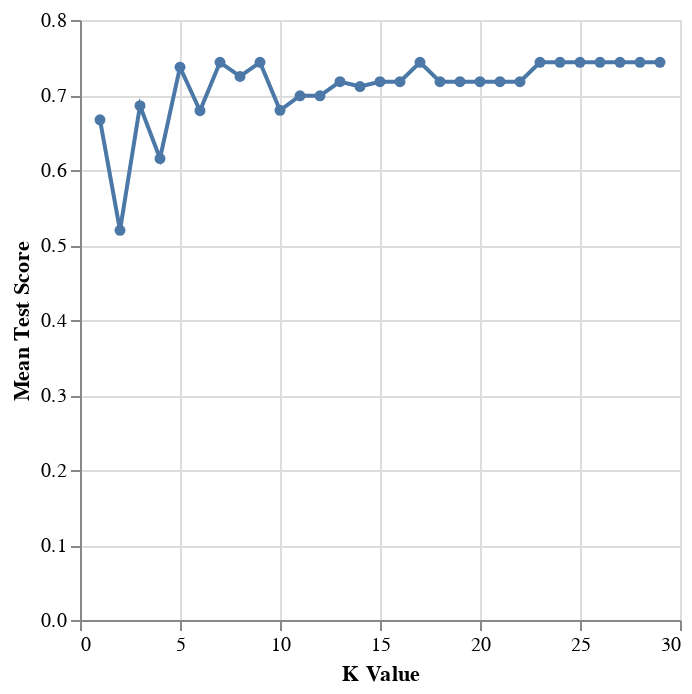

The code cell stored with this chart in its notebook:
### Markdown cell above
A plot of the accuracy scores against the corresponding k-values was used to better contextualize the model's performance.

### Code cell
# import package
import altair as alt

# visualize the accuracies grid
accuracies_grid_plot = alt.Chart(accuracies_grid).mark_line(point=True).encode(
    x=alt.X("param_kneighborsclassifier__n_neighbors")
        .title("K Value"),
    y=alt.Y("mean_test_score")
        .title("Mean Test Score")
)
accuracies_grid_plot

### Figure 1 — Vega-Lite specification as saved in the notebook (floating-point values rounded to 4 significant figures)
{"config": {"view": {"continuousWidth": 300, "continuousHeight": 300}}, "data": {"name": "data-1c2c1865f7fef96d38736179e63039c1"}, "mark": {"type": "line", "point": true}, "encoding": {"x": {"field": "param_kneighborsclassifier__n_neighbors", "title": "K Value", "type": "quantitative"}, "y": {"field": "mean_test_score", "title": "Mean Test Score", "type": "quantitative"}}, "$schema": "https://vega.github.io/schema/vega-lite/v5.20.1.json", "datasets": {"data-1c2c1865f7fef96d38736179e63039c1": [{"mean_fit_time": 0.005528, "std_fit_time": 0.001284, "mean_score_time": 0.004761, "std_score_time": 0.0004675, "param_kneighborsclassifier__n_neighbors": 1, "params": {"kneighborsclassifier__n_neighbors": 1}, "split0_test_score": 0.625, "split1_test_score": 0.6452, "split2_test_score": 0.6452, "split3_test_score": 0.7097, "split4_test_score": 0.7097, "mean_test_score": 0.6669, "std_test_score": 0.03567, "rank_test_score": 27}, {"mean_fit_time": 0.004333, "std_fit_time": 9.549e-05, "mean_score_time": 0.004451, "std_score_time": 0.000113, "param_kneighborsclassifier__n_neighbors": 2, "params": {"kneighborsclassifier__n_neighbors": 2}, "split0_test_score": 0.4688, "split1_test_score": 0.4839, "split2_test_score": 0.5806, "split3_test_score": 0.4839, "split4_test_score": 0.5806, "mean_test_score": 0.5196, "std_test_score": 0.05018, "rank_test_score": 29}, {"mean_fit_time": 0.004245, "std_fit_time": 4.021e-05, "mean_score_time": 0.004402, "std_score_time": 6.228e-05, "param_kneighborsclassifier__n_neighbors": 3, "params": {"kneighborsclassifier__n_neighbors": 3}, "split0_test_score": 0.7188, "split1_test_score": 0.6452, "split2_test_score": 0.7097, "split3_test_score": 0.6452, "split4_test_score": 0.7097, "mean_test_score": 0.6857, "std_test_score": 0.03325, "rank_test_score": 24}, {"mean_fit_time": 0.004288, "std_fit_time": 0.0002381, "mean_score_time": 0.004331, "std_score_time": 4.24e-05, "param_kneighborsclassifier__n_neighbors": 4, "params": {"kneighborsclassifier__n_neighbors": 4}, "split0_test_score": 0.625, "split1_test_score": 0.4839, "split2_test_score": 0.6774, "split3_test_score": 0.6129, "split4_test_score": 0.6774, "mean_test_score": 0.6153, "std_test_score": 0.07084, "rank_test_score": 28}, {"mean_fit_time": 0.004178, "std_fit_time": 6.35e-05, "mean_score_time": 0.006259, "std_score_time": 0.003809, "param_kneighborsclassifier__n_neighbors": 5, "params": {"kneighborsclassifier__n_neighbors": 5}, "split0_test_score": 0.75, "split1_test_score": 0.7097, "split2_test_score": 0.7419, "split3_test_score": 0.7419, "split4_test_score": 0.7419, "mean_test_score": 0.7371, "std_test_score": 0.01406, "rank_test_score": 11}, {"mean_fit_time": 0.004162, "std_fit_time": 3.996e-05, "mean_score_time": 0.004304, "std_score_time": 1.837e-05, "param_kneighborsclassifier__n_neighbors": 6, "params": {"kneighborsclassifier__n_neighbors": 6}, "split0_test_score": 0.75, "split1_test_score": 0.6774, "split2_test_score": 0.6452, "split3_test_score": 0.6129, "split4_test_score": 0.7097, "mean_test_score": 0.679, "std_test_score": 0.04796, "rank_test_score": 26}, {"mean_fit_time": 0.004182, "std_fit_time": 5.57e-05, "mean_score_time": 0.01007, "std_score_time": 0.01141, "param_kneighborsclassifier__n_neighbors": 7, "params": {"kneighborsclassifier__n_neighbors": 7}, "split0_test_score": 0.75, "split1_test_score": 0.7419, "split2_test_score": 0.7419, "split3_test_score": 0.7419, "split4_test_score": 0.7419, "mean_test_score": 0.7435, "std_test_score": 0.003226, "rank_test_score": 1}, {"mean_fit_time": 0.004391, "std_fit_time": 0.0003589, "mean_score_time": 0.004465, "std_score_time": 7.696e-05, "param_kneighborsclassifier__n_neighbors": 8, "params": {"kneighborsclassifier__n_neighbors": 8}, "split0_test_score": 0.6562, "split1_test_score": 0.7419, "split2_test_score": 0.7419, "split3_test_score": 0.7419, "split4_test_score": 0.7419, "mean_test_score": 0.7248, "std_test_score": 0.03427, "rank_test_score": 12}, {"mean_fit_time": 0.004331, "std_fit_time": 0.000227, "mean_score_time": 0.00442, "std_score_time": 2.113e-05, "param_kneighborsclassifier__n_neighbors": 9, "params": {"kneighborsclassifier__n_neighbors": 9}, "split0_test_score": 0.75, "split1_test_score": 0.7419, "split2_test_score": 0.7419, "split3_test_score": 0.7419, "split4_test_score": 0.7419, "mean_test_score": 0.7435, "std_test_score": 0.003226, "rank_test_score": 1}, {"mean_fit_time": 0.004271, "std_fit_time": 7.5e-05, "mean_score_time": 0.004471, "std_score_time": 6.052e-05, "param_kneighborsclassifier__n_neighbors": 10, "params": {"kneighborsclassifier__n_neighbors": 10}, "split0_test_score": 0.6562, "split1_test_score": 0.6129, "split2_test_score": 0.7419, "split3_test_score": 0.6452, "split4_test_score": 0.7419, "mean_test_score": 0.6796, "std_test_score": 0.05282, "rank_test_score": 25}, {"mean_fit_time": 0.00423, "std_fit_time": 4.134e-05, "mean_score_time": 0.004441, "std_score_time": 2.951e-05, "param_kneighborsclassifier__n_neighbors": 11, "params": {"kneighborsclassifier__n_neighbors": 11}, "split0_test_score": 0.6562, "split1_test_score": 0.6129, "split2_test_score": 0.7419, "split3_test_score": 0.7419, "split4_test_score": 0.7419, "mean_test_score": 0.699, "std_test_score": 0.05435, "rank_test_score": 22}, {"mean_fit_time": 0.00422, "std_fit_time": 4.732e-05, "mean_score_time": 0.004422, "std_score_time": 1.899e-05, "param_kneighborsclassifier__n_neighbors": 12, "params": {"kneighborsclassifier__n_neighbors": 12}, "split0_test_score": 0.6562, "split1_test_score": 0.6129, "split2_test_score": 0.7419, "split3_test_score": 0.7419, "split4_test_score": 0.7419, "mean_test_score": 0.699, "std_test_score": 0.05435, "rank_test_score": 22}, {"mean_fit_time": 0.004209, "std_fit_time": 9.814e-06, "mean_score_time": 0.004452, "std_score_time": 5.849e-05, "param_kneighborsclassifier__n_neighbors": 13, "params": {"kneighborsclassifier__n_neighbors": 13}, "split0_test_score": 0.75, "split1_test_score": 0.6129, "split2_test_score": 0.7419, "split3_test_score": 0.7419, "split4_test_score": 0.7419, "mean_test_score": 0.7177, "std_test_score": 0.05251, "rank_test_score": 13}, {"mean_fit_time": 0.004216, "std_fit_time": 4.693e-05, "mean_score_time": 0.004505, "std_score_time": 0.0001458, "param_kneighborsclassifier__n_neighbors": 14, "params": {"kneighborsclassifier__n_neighbors": 14}, "split0_test_score": 0.75, "split1_test_score": 0.5806, "split2_test_score": 0.7419, "split3_test_score": 0.7419, "split4_test_score": 0.7419, "mean_test_score": 0.7113, "std_test_score": 0.0654, "rank_test_score": 21}, {"mean_fit_time": 0.004243, "std_fit_time": 6.348e-05, "mean_score_time": 0.004442, "std_score_time": 3.163e-05, "param_kneighborsclassifier__n_neighbors": 15, "params": {"kneighborsclassifier__n_neighbors": 15}, "split0_test_score": 0.75, "split1_test_score": 0.6129, "split2_test_score": 0.7419, "split3_test_score": 0.7419, "split4_test_score": 0.7419, "mean_test_score": 0.7177, "std_test_score": 0.05251, "rank_test_score": 13}, {"mean_fit_time": 0.004235, "std_fit_time": 5.103e-05, "mean_score_time": 0.004451, "std_score_time": 1.836e-05, "param_kneighborsclassifier__n_neighbors": 16, "params": {"kneighborsclassifier__n_neighbors": 16}, "split0_test_score": 0.75, "split1_test_score": 0.6129, "split2_test_score": 0.7419, "split3_test_score": 0.7419, "split4_test_score": 0.7419, "mean_test_score": 0.7177, "std_test_score": 0.05251, "rank_test_score": 13}, {"mean_fit_time": 0.00423, "std_fit_time": 6.434e-05, "mean_score_time": 0.004453, "std_score_time": 2.405e-05, "param_kneighborsclassifier__n_neighbors": 17, "params": {"kneighborsclassifier__n_neighbors": 17}, "split0_test_score": 0.75, "split1_test_score": 0.7419, "split2_test_score": 0.7419, "split3_test_score": 0.7419, "split4_test_score": 0.7419, "mean_test_score": 0.7435, "std_test_score": 0.003226, "rank_test_score": 1}, {"mean_fit_time": 0.004246, "std_fit_time": 6.224e-05, "mean_score_time": 0.004594, "std_score_time": 0.0002718, "param_kneighborsclassifier__n_neighbors": 18, "params": {"kneighborsclassifier__n_neighbors": 18}, "split0_test_score": 0.75, "split1_test_score": 0.6129, "split2_test_score": 0.7419, "split3_test_score": 0.7419, "split4_test_score": 0.7419, "mean_test_score": 0.7177, "std_test_score": 0.05251, "rank_test_score": 13}, {"mean_fit_time": 0.004231, "std_fit_time": 6.408e-05, "mean_score_time": 0.004451, "std_score_time": 2.739e-05, "param_kneighborsclassifier__n_neighbors": 19, "params": {"kneighborsclassifier__n_neighbors": 19}, "split0_test_score": 0.75, "split1_test_score": 0.6129, "split2_test_score": 0.7419, "split3_test_score": 0.7419, "split4_test_score": 0.7419, "mean_test_score": 0.7177, "std_test_score": 0.05251, "rank_test_score": 13}, {"mean_fit_time": 0.004351, "std_fit_time": 0.0002135, "mean_score_time": 0.004458, "std_score_time": 2.949e-05, "param_kneighborsclassifier__n_neighbors": 20, "params": {"kneighborsclassifier__n_neighbors": 20}, "split0_test_score": 0.75, "split1_test_score": 0.6129, "split2_test_score": 0.7419, "split3_test_score": 0.7419, "split4_test_score": 0.7419, "mean_test_score": 0.7177, "std_test_score": 0.05251, "rank_test_score": 13}, {"mean_fit_time": 0.004198, "std_fit_time": 1.168e-05, "mean_score_time": 0.004447, "std_score_time": 1.886e-05, "param_kneighborsclassifier__n_neighbors": 21, "params": {"kneighborsclassifier__n_neighbors": 21}, "split0_test_score": 0.75, "split1_test_score": 0.6129, "split2_test_score": 0.7419, "split3_test_score": 0.7419, "split4_test_score": 0.7419, "mean_test_score": 0.7177, "std_test_score": 0.05251, "rank_test_score": 13}, {"mean_fit_time": 0.004246, "std_fit_time": 5.911e-05, "mean_score_time": 0.00446, "std_score_time": 3.595e-05, "param_kneighborsclassifier__n_neighbors": 22, "params": {"kneighborsclassifier__n_neighbors": 22}, "split0_test_score": 0.75, "split1_test_score": 0.6129, "split2_test_score": 0.7419, "split3_test_score": 0.7419, "split4_test_score": 0.7419, "mean_test_score": 0.7177, "std_test_score": 0.05251, "rank_test_score": 13}, {"mean_fit_time": 0.004249, "std_fit_time": 7.976e-05, "mean_score_time": 0.004489, "std_score_time": 4.294e-05, "param_kneighborsclassifier__n_neighbors": 23, "params": {"kneighborsclassifier__n_neighbors": 23}, "split0_test_score": 0.75, "split1_test_score": 0.7419, "split2_test_score": 0.7419, "split3_test_score": 0.7419, "split4_test_score": 0.7419, "mean_test_score": 0.7435, "std_test_score": 0.003226, "rank_test_score": 1}, {"mean_fit_time": 0.004204, "std_fit_time": 1.697e-05, "mean_score_time": 0.004507, "std_score_time": 6.724e-05, "param_kneighborsclassifier__n_neighbors": 24, "params": {"kneighborsclassifier__n_neighbors": 24}, "split0_test_score": 0.75, "split1_test_score": 0.7419, "split2_test_score": 0.7419, "split3_test_score": 0.7419, "split4_test_score": 0.7419, "mean_test_score": 0.7435, "std_test_score": 0.003226, "rank_test_score": 1}, {"mean_fit_time": 0.004234, "std_fit_time": 8.435e-05, "mean_score_time": 0.004458, "std_score_time": 2.082e-05, "param_kneighborsclassifier__n_neighbors": 25, "params": {"kneighborsclassifier__n_neighbors": 25}, "split0_test_score": 0.75, "split1_test_score": 0.7419, "split2_test_score": 0.7419, "split3_test_score": 0.7419, "split4_test_score": 0.7419, "mean_test_score": 0.7435, "std_test_score": 0.003226, "rank_test_score": 1}, {"mean_fit_time": 0.00424, "std_fit_time": 5.976e-05, "mean_score_time": 0.004482, "std_score_time": 3.39e-05, "param_kneighborsclassifier__n_neighbors": 26, "params": {"kneighborsclassifier__n_neighbors": 26}, "split0_test_score": 0.75, "split1_test_score": 0.7419, "split2_test_score": 0.7419, "split3_test_score": 0.7419, "split4_test_score": 0.7419, "mean_test_score": 0.7435, "std_test_score": 0.003226, "rank_test_score": 1}, {"mean_fit_time": 0.004216, "std_fit_time": 7.425e-05, "mean_score_time": 0.004462, "std_score_time": 2.365e-05, "param_kneighborsclassifier__n_neighbors": 27, "params": {"kneighborsclassifier__n_neighbors": 27}, "split0_test_score": 0.75, "split1_test_score": 0.7419, "split2_test_score": 0.7419, "split3_test_score": 0.7419, "split4_test_score": 0.7419, "mean_test_score": 0.7435, "std_test_score": 0.003226, "rank_test_score": 1}, {"mean_fit_time": 0.004194, "std_fit_time": 3.088e-05, "mean_score_time": 0.004448, "std_score_time": 2.157e-05, "param_kneighborsclassifier__n_neighbors": 28, "params": {"kneighborsclassifier__n_neighbors": 28}, "split0_test_score": 0.75, "split1_test_score": 0.7419, "split2_test_score": 0.7419, "split3_test_score": 0.7419, "split4_test_score": 0.7419, "mean_test_score": 0.7435, "std_test_score": 0.003226, "rank_test_score": 1}, {"mean_fit_time": 0.004229, "std_fit_time": 6.425e-05, "mean_score_time": 0.004479, "std_score_time": 5.8e-05, "param_kneighborsclassifier__n_neighbors": 29, "params": {"kneighborsclassifier__n_neighbors": 29}, "split0_test_score": 0.75, "split1_test_score": 0.7419, "split2_test_score": 0.7419, "split3_test_score": 0.7419, "split4_test_score": 0.7419, "mean_test_score": 0.7435, "std_test_score": 0.003226, "rank_test_score": 1}]}}
